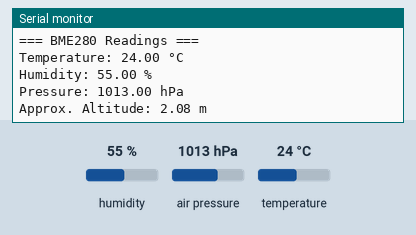
Recording of a sketch running on a simulated Arduino Uno, built with avr-gcc and run on an emulated ATmega328P. Shown: the last lines printed to the serial monitor. The test bench sets the inputs (shaded band); at power-on: humidity 55 %, air pressure 1013 hPa, temperature 24 °C.

Above: at 1.2 s.
1.3 s: humidity set to 22 %
At 2.7 s:
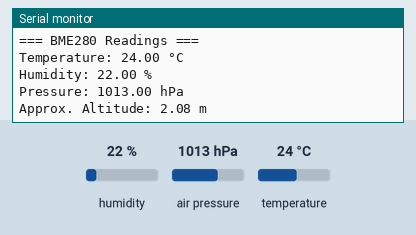
3.6 s: air pressure set to 952 hPa
At 5.3 s:
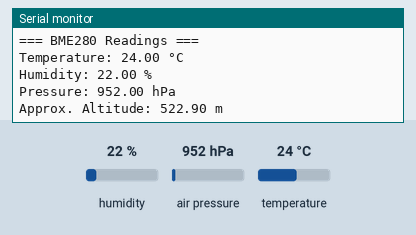

The sketch:

Arduino_Code_BME280.ino
```cpp
/*
 * BME280 Sensor - Complete Example for Arduino
 * Reads Temperature, Humidity, and Pressure
 *
 * Connections:
 * BME280 VCC -> Arduino 3.3V
 * BME280 GND -> Arduino GND
 * BME280 SCL -> Arduino A5 (or SCL pin)
 * BME280 SDA -> Arduino A4 (or SDA pin)
 */

#include <Wire.h>
#include <Adafruit_Sensor.h>
#include <Adafruit_BME280.h>

// I2C Address (default is 0x76, some modules use 0x77)
#define BME280_ADDRESS 0x76
#define SEALEVELPRESSURE_HPA (1013.25)

// Create BME280 object
Adafruit_BME280 bme;

// Variables to store sensor data
float temperature;
float humidity;
float pressure;
float altitude;

void setup() {
  Serial.begin(9600);
  while (!Serial);

  Serial.println(F("BME280 Sensor Test"));

  // Initialize BME280
  if (!bme.begin(BME280_ADDRESS)) {
    Serial.println(F("Could not find BME280 sensor!"));
    Serial.println(F("Check wiring and I2C address"));
    while (1) delay(10);
  }

  Serial.println(F("BME280 sensor initialized successfully!"));
  Serial.println();

  // Configure sensor settings
  bme.setSampling(Adafruit_BME280::MODE_NORMAL,
                  Adafruit_BME280::SAMPLING_X16,  // temperature
                  Adafruit_BME280::SAMPLING_X16,  // pressure
                  Adafruit_BME280::SAMPLING_X16,  // humidity
                  Adafruit_BME280::FILTER_X16,
                  Adafruit_BME280::STANDBY_MS_500);
}

void loop() {
  // Read sensor values
  temperature = bme.readTemperature();
  humidity = bme.readHumidity();
  pressure = bme.readPressure() / 100.0F; // Convert Pa to hPa
  altitude = bme.readAltitude(SEALEVELPRESSURE_HPA);

  // Display readings
  Serial.println(F("=== BME280 Readings ==="));

  Serial.print(F("Temperature: "));
  Serial.print(temperature);
  Serial.println(F(" °C"));

  Serial.print(F("Humidity: "));
  Serial.print(humidity);
  Serial.println(F(" %"));

  Serial.print(F("Pressure: "));
  Serial.print(pressure);
  Serial.println(F(" hPa"));

  Serial.print(F("Approx. Altitude: "));
  Serial.print(altitude);
  Serial.println(F(" m"));

  Serial.println();

  delay(2000); // Read every 2 seconds
}

// Function to check if readings are valid
bool isValidReading() {
  if (isnan(temperature) || isnan(humidity) || isnan(pressure)) {
    return false;
  }
  return true;
}

// Function to print formatted data
void printFormattedData() {
  if (isValidReading()) {
    char buffer[100];
    sprintf(buffer, "T:%.2f°C | H:%.2f%% | P:%.2fhPa | Alt:%.2fm",
            temperature, humidity, pressure, altitude);
    Serial.println(buffer);
  } else {
    Serial.println(F("Error: Invalid sensor reading"));
  }
}
```

Measured:
- after the input at 1.3 s, the serial monitor: prints a new line after 0.88 s (image 1)
- after the input at 3.6 s, the serial monitor: prints a new line after 0.66 s (image 2)
